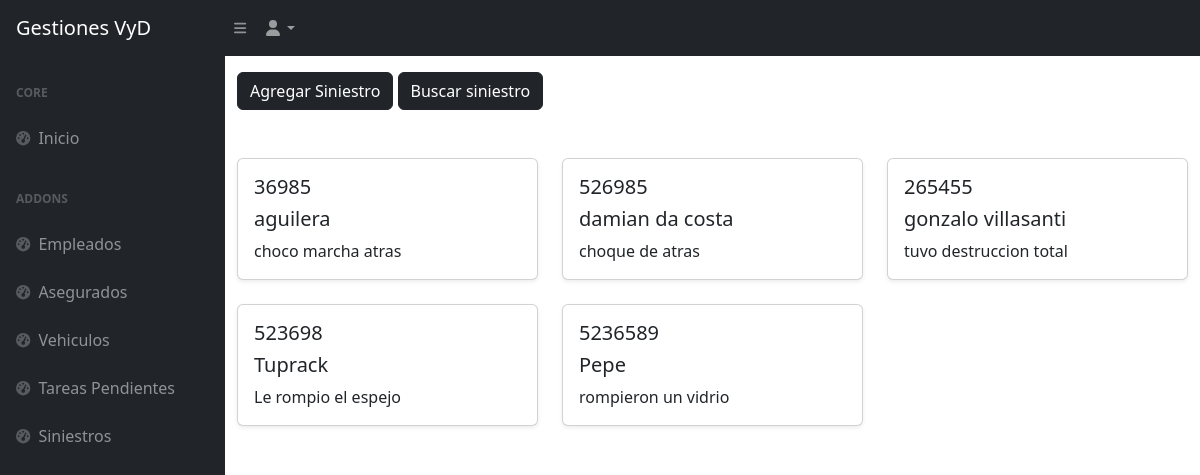
/siniestros/, run on the app's committed database.
### appseguros/models.py (models this page shows)
class Siniestro(models.Model):
    numero_siniestro = models.CharField(max_length=30)
    asegurado = models.CharField(max_length=30)
    informacion = models.CharField(max_length=5000)

### appseguros/views.py (the view)
# urls.py: path('siniestros/', siniestros, name="siniestros"),
def siniestros(request):
    siniestros = Siniestro.objects.all()  # Obtiene todos los Siniestros
    return render(request, 'appseguros/siniestro.html', {'siniestros': siniestros})

### appseguros/templates/appseguros/siniestro.html (shortened to what this page needs)
{% extends 'appseguros/base.html' %}
{% block contenidoQueCambia %}
<div class="container pt-3">
    <a href="{% url 'siniestroFormulario' %}" class="btn btn-dark">Agregar Siniestro</a>
    <a href="{% url 'busquedaSiniestro' %}" class="btn btn-dark">Buscar siniestro</a>
</div>
<div class="container mt-5">
    <div class="row">
        {% for siniestro in siniestros %}
        <div class="col-md-4">
            <div class="card mb-4 shadow-sm">
                <div class="card-body">
                    <h5 class="card-title">{{ siniestro.numero_siniestro }}</h5>
                    <h5 class="card-title">{{ siniestro.asegurado }}</h5>
                    <p class="card-text">{{ siniestro.informacion }}</p>
                </div>
            </div>
        </div>
        {% endfor %}
    </div>
</div>
{% endblock  %}

### data on the page
Siniestro: numero_siniestro "36985", asegurado "aguilera", informacion "choco marcha atras"
Siniestro: numero_siniestro "526985", asegurado "damian da costa", informacion "choque de atras"
Siniestro: numero_siniestro "265455", asegurado "gonzalo villasanti", informacion "tuvo destruccion total"
Siniestro: numero_siniestro "523698", asegurado "Tuprack", informacion "Le rompio el espejo"
Siniestro: numero_siniestro "5236589", asegurado "Pepe", informacion "rompieron un vidrio"
